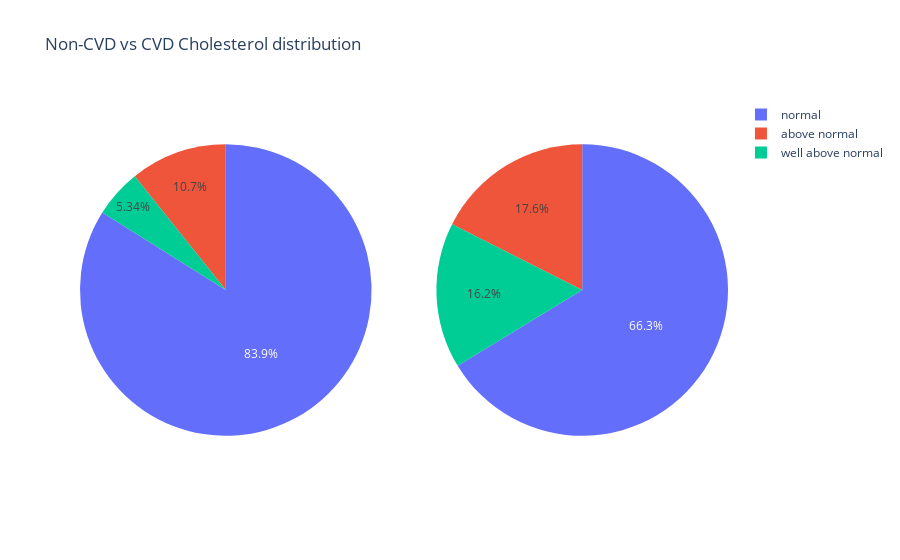

Notebook code cell kept with this figure:
### Markdown cell above
##### Cholesterol

### Code cell
#Cholesterol
cvd = cleanedData.loc[cleanedData['cardio'] == 1, 'cholesterol'].copy()
non_cvd = cleanedData.loc[cleanedData['cardio'] == 0, 'cholesterol'].copy()

fig = make_subplots(rows=1, cols=2, specs=[[{"type": "pie"}, {"type": "pie"}]])

fig.update_layout(title_text="Non-CVD vs CVD Cholesterol distribution", template="plotly_white")
fig.add_trace(go.Pie(values=non_cvd.value_counts().values,labels=['normal' ,'above normal', 'well above normal']),row=1, col=1)
fig.add_trace(go.Pie(values=cvd.value_counts().values,labels=['normal' ,'above normal', 'well above normal']),row=1, col=2)
fig.show()

### Figure 1 — Plotly figure (JSON) as saved in the notebook; plotly's stock layout.template omitted (floating-point values rounded to 4 significant figures)
{"data": [{"domain": {"x": [0, 0.45], "y": [0, 1]}, "labels": ["normal", "above normal", "well above normal"], "type": "pie", "values": [28715, 3675, 1829]}, {"domain": {"x": [0.55, 1], "y": [0, 1]}, "labels": ["normal", "above normal", "well above normal"], "type": "pie", "values": [21924, 5806, 5343]}], "layout": {"title": {"text": "Non-CVD vs CVD Cholesterol distribution"}}}
